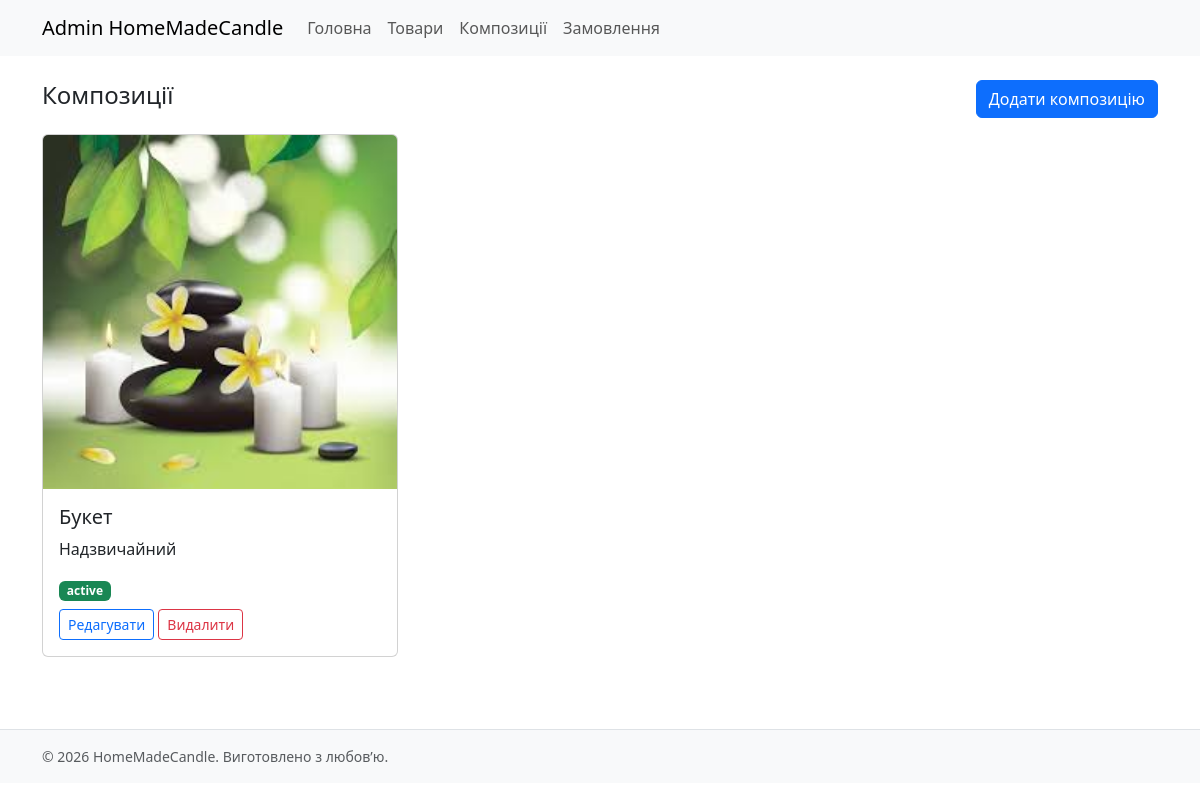
The page /admin/compositions (signed in) on the database its author committed.
### models.py (models this page shows)
class Composition(db.Model):
    id = db.Column(db.Integer, primary_key=True)
    title = db.Column(db.String(120), nullable=False)
    description = db.Column(db.Text)
    image = db.Column(db.String(255))   # шлях до фото (filename)
    is_active = db.Column(db.Boolean, default=True)
    created_at = db.Column(db.DateTime, default=datetime.utcnow)

### blueprints/admin/routes.py (the view)
@bp.route("/compositions")
@login_required
def composition_list():
    compositions = Composition.query.order_by(Composition.created_at.desc()).all()
    return render_template("admin/composition_list.html", compositions=compositions)

### blueprints/admin/routes.py (called while the page is built)
@login_manager.user_loader
def load_user(user_id):
    return User.query.get(int(user_id))

### templates/admin/composition_list.html
{% extends "base.html" %}
{% block content %}
<div class="container">
  <div class="d-flex justify-content-between align-items-center mb-3">
    <h1 class="h4">Композиції</h1>
    <a class="btn btn-primary" href="{{ url_for('admin.composition_new') }}">Додати композицію</a>
  </div>
  <div class="row">
    {% for c in compositions %}
      <div class="col-12 col-md-6 col-lg-4 mb-4">
        <div class="card h-100">
          {% if c.image %}
          <img class="card-img-top img-fluid" src="{{ url_for('static', filename='img/uploads/' ~ c.image) }}" alt="{{ c.title }}">
          {% endif %}
          <div class="card-body">
            <h5 class="card-title">{{ c.title }}</h5>
            <p class="card-text">{{ c.description }}</p>
            <span class="badge text-bg-{{ 'success' if c.is_active else 'secondary' }}">{{ 'active' if c.is_active else 'inactive' }}</span>
            <div class="mt-2">
              <a class="btn btn-outline-primary btn-sm" href="{{ url_for('admin.composition_edit', comp_id=c.id) }}">Редагувати</a>
              <form method="post" action="{{ url_for('admin.composition_delete', comp_id=c.id) }}" style="display:inline;">
                <button class="btn btn-outline-danger btn-sm" type="submit">Видалити</button>
              </form>
            </div>
          </div>
        </div>
      </div>
    {% else %}
      <p>Наразі немає композицій.</p>
    {% endfor %}
  </div>
</div>
{% endblock %}

### static/css/main.css (style rules this page uses)
body { font-family: system-ui, -apple-system, Segoe UI, Roboto, sans-serif; }
.card-img-top { object-fit: cover; }

### rows shown on the page
Composition: image (picture), title "Букет", description "Надзвичайний", is_active "active"

### other values the page prints
{{ 2026 }} "2026"
